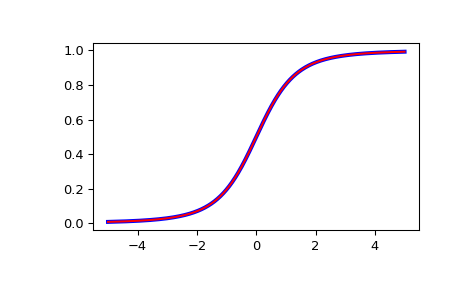

This figure's Python source:
from scipy import special
from scipy import stats
import matplotlib.pyplot as plt

# Plot the CDF of the non-central t distribution, for nc=0. Compare with the
# t-distribution from scipy.stats:

x = np.linspace(-5, 5, num=500)
df = 3
nct_stats = stats.t.cdf(x, df)
nct_special = special.nctdtr(df, 0, x)

fig = plt.figure()
ax = fig.add_subplot(111)
ax.plot(x, nct_stats, 'b-', lw=3)
ax.plot(x, nct_special, 'r-')
plt.show()
